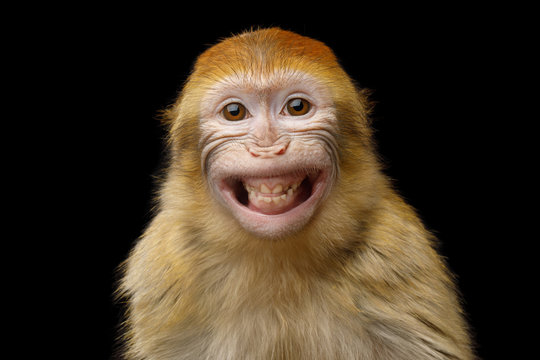
#> input picture lab_1/monker.jpg, 540 x 360 px, given in place of the camera
$ python video.py
#> lines starting #> are read from the running program, lines starting #| are printed output that depends on the picture; after the words box and inside, x2 and y2 are one past the last pixel; in counts of white or black regions, pixels touching at a corner belong together
import cv2 as cv
import numpy as np

cap = cv.VideoCapture(0)

while True:
    # Take each frame
    _, frame = cap.read()
#> frame is the input picture: shape (360, 540, 3); mean B, G, R 35.9, 51.4, 64.3

    # Convert BGR to HSV
    hsv = cv.cvtColor(frame, cv.COLOR_BGR2HSV)
#> hsv: shape (360, 540, 3); mean H, S, V 8.2, 55, 64.3

    # Define range of blue color in HSV
    lower_blue = np.array([110, 50, 50])
    upper_blue = np.array([130, 255, 255])

    # Threshold the HSV image to get only blue colors
    mask = cv.inRange(hsv, lower_blue, upper_blue)
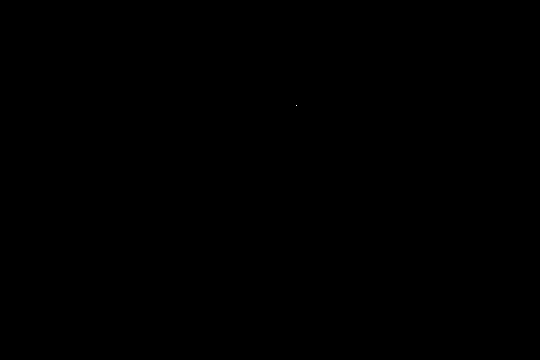
#> mask: shape (360, 540); 0% white in thin lines or dots, all inside (x1, y1, x2, y2) = (296, 105, 297, 106)

    # Find contours in the mask
    contours, _ = cv.findContours(mask, cv.RETR_EXTERNAL, cv.CHAIN_APPROX_SIMPLE)
#> contours = [[[296, 105]]]

    # Find the contour with the largest area
    if contours:
        largest_contour = max(contours, key=cv.contourArea)
#> largest_contour = [[296, 105]]
        x, y, w, h = cv.boundingRect(largest_contour)
#> x = 296; y = 105; w = 1; h = 1
        cv.rectangle(frame, (x, y), (x + w, y + h), (0, 0, 255), 2)
#> frame: shape (360, 540, 3); 0.01% of pixels changed, all inside (x1, y1, x2, y2) = (295, 104, 299, 108)

    # Bitwise-AND mask and original image
    res = cv.bitwise_and(frame, frame, mask=mask)

    # Display the frames
    cv.imshow('frame', frame)
    cv.imshow('mask', mask)
    cv.imshow('res', res)

    # Break the loop if 'Esc' key is pressed
    k = cv.waitKey(5) & 0xFF
#> (key Esc is pressed here)
    if k == 27:
        break

# Release the capture and close all windows
cap.release()
cv.destroyAllWindows()
